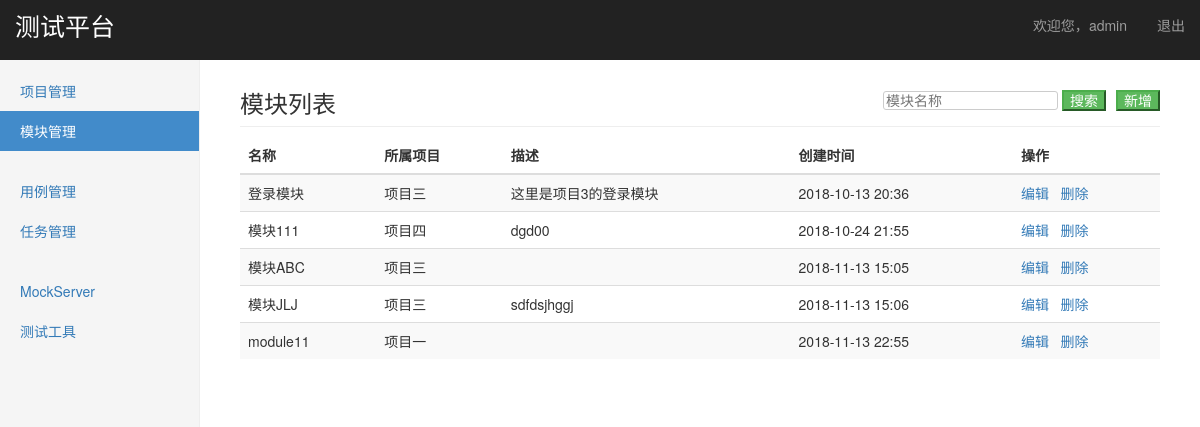
The app's page /manage/module_manage/ (signed in), older data.
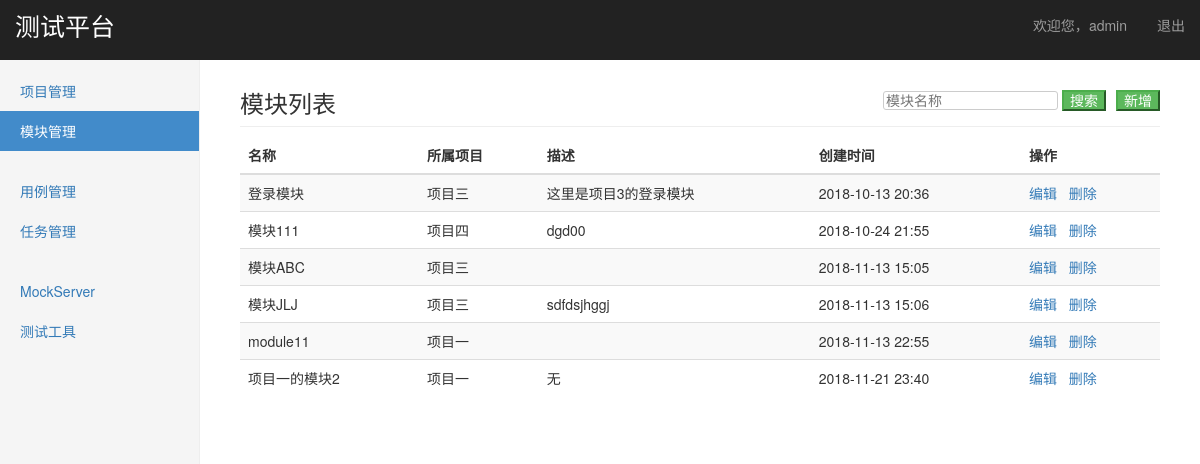
The same page, newer data.
### project_app/models.py (models this page shows, shortened)
class Module(models.Model):
    project = models.ForeignKey(Project, on_delete=models.CASCADE, verbose_name="项目")
    name = models.CharField("名称", max_length=100, default="", blank=False, null=False)
    description = models.TextField("描述", default="", blank=True, null=True)
    create_time = models.DateTimeField("创建时间", auto_now_add=True)

class Project(models.Model):
    name = models.CharField("名称", max_length=100, default="", blank=False, null=False)
    description = models.TextField("描述", default="", blank=True, null=True)
    status = models.BooleanField("状态", default=True)
    create_time = models.DateTimeField("创建时间", auto_now_add=True)
    def __str__(self):
        return self.name

### project_app/views/module_views.py (the view)
# urls.py: path("module_manage/", module_views.module_manage),
@login_required
def module_manage(request):
    module_all = Module.objects.all()
    return render(request, "module_manage.html", {"modules": module_all, "type": "list"})

### templates/module_manage.html (shortened to what this page needs)
{% extends "base.html" %}
{% block content %}
    {% if type == "list" %}
        <div class="col-sm-9 col-sm-offset-3 col-md-10 col-md-offset-2 main">
            <h3 class="sub-header">模块列表
                <div style="overflow: hidden; float:right; font-size: 14px">
                    <form style="float: left; margin-right: 10px;" action="/manage/search_module/" method="get">
                        <input style="color: #999;border-radius:3px;border: 1px solid #ccc" type="text" name="keyword" placeholder="模块名称" />
                        <input type="submit" class="btn-success" value="搜索" />
                    </form>
                    <button style="float: right" class="btn-success" onclick="window.location.href='/manage/add_module/'">新增</button>
                </div>
            </h3>
            <div class="table-responsive">
                <table class="table table-striped">
                    <thead>
                        <tr>
                            <th>名称</th>
                            <th>所属项目</th>
                            <th>描述</th>
                            <th>创建时间</th>
                            <th>操作</th>
                        </tr>
                    </thead>
                    <tbody>
                        {% for module in modules %}
                        <tr>
                            <td>{{ module.name }}</td>
                            <td>{{ module.project }}</td>
                            <td>{{ module.description }}</td>
                            <td>{{ module.create_time | date:"Y-m-d H:i"  }}</td>
                            <td>
                                <a href="/manage/edit_module/{{ module.id }}/">编辑</a>&nbsp;&nbsp;
                                <a href="javascript:void(0)" onclick='deleteModule("{{ module.name }}", "{{ module.id }}")'>删除</a>
                            </td>
                        </tr>
                        {% endfor %}
                    </tbody>
                </table>
            </div>
        </div>
    {% endif %}
{% endblock %}
{% block extra-JS %}
    {% load static %}
{% endblock  %}

Row changes from the older to the newer data that the page shows:
added Module: name "项目一的模块2", project "项目一", description "无", create_time "2018-11-21 23:40"
